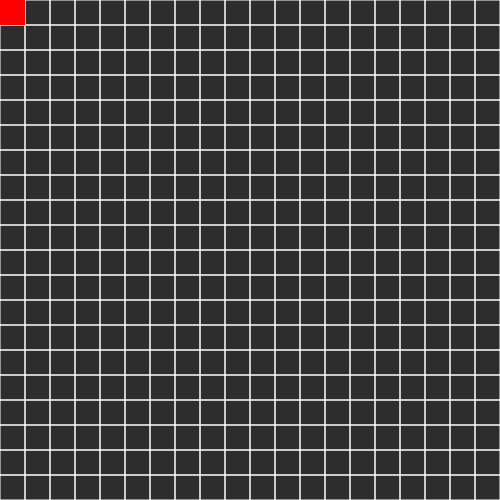
Frame 1 (no input)
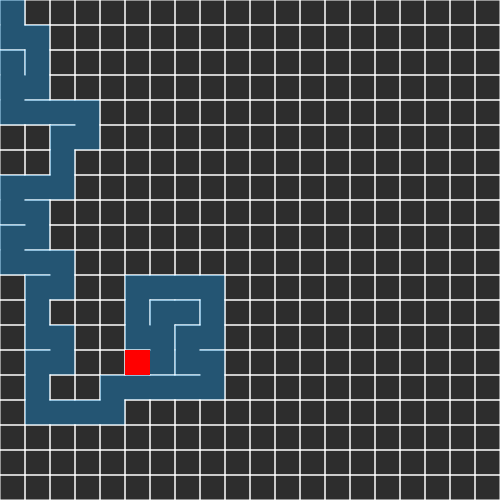
Frame 60 (no input)
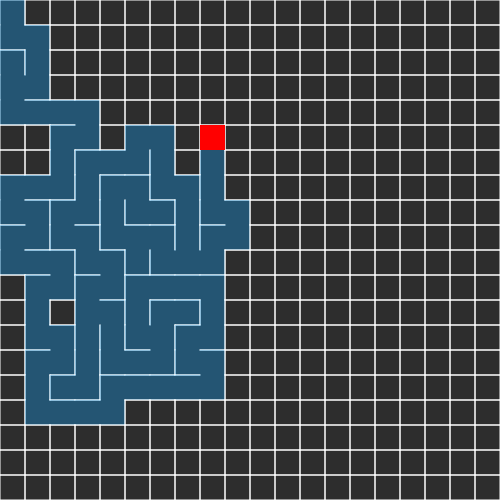
Frame 120 (the mouse pressed at the canvas centre since frame 60)

The p5.js sketch that drew these frames (run headless with seeded random() and noise() and a simulated clock; from frame 60 on, the mouse is pressed at the canvas centre):

// p5.js sketch
// ── sketch.js
var cols;
var rows;
var w = 25;
var cells = [];
var current;
var stack = [];

function setup(){
  createCanvas(500,500)
  rows = floor(width/w)
  cols = floor(height/w)
  for(var j =0; j < rows; j++){
    for(var i = 0; i < cols; i++){
      var c = new Cell(i,j)
      cells.push(c)
    }
  }
  current = cells[0]

}


function draw(){
  background(45);
  for(var i =0; i < cells.length;i++){
    cells[i].show()
  }
  current.visited = true;
  current.highlight();
  //step 1
  var next = current.checkNeighbors();
  if(next){
    next.visited = true;
    //step 2
    stack.push(current);
    //step 3
    removeWalls(current,next)
    //step 4
    current = next;
  } else if (stack.length > 0){
    current = stack.pop();
  }
  
  
} 

function index(i,j){
  if(i < 0 || j < 0 || i > cols-1 || j > rows - 1){
    return -1;
  }
  return i + j*cols;
}

function Cell(i,j) {
  this.i = i;
  this.j = j;
  this.walls = [true,true,true,true];
  this.visited = false;
  
  this.highlight = function() {
    var x = this.i*w;
    var y = this.j*w;
    noStroke();
    fill('red');
    rect(x,y,w,w);
  }

  this.checkNeighbors = function() {
    var neighbors = [];
    
    var top = cells[index(i,j-1)];
    var right = cells[index(i+1,j)];
    var bottom = cells[index(i,j+1)];
    var left = cells[index(i-1,j)];

    if(top && !top.visited){
      neighbors.push(top);
    }
    if(right && !right.visited){
      neighbors.push(right);
    }
    if(bottom && !bottom.visited){
      neighbors.push(bottom);
    }
    if(left && !left.visited){
      neighbors.push(left);
    }
    
    if(neighbors.length > 0){
      var r = floor(random(0,neighbors.length))
      return neighbors[r];
    } else {
      return undefined;
    }
  }

  this.show = function() {
    var x = this.i*w;
    var y = this.j*w;
    stroke(255)
    
    
 
    if(this.walls[0]){
      line(x,y,x+w,y);
    }
    if(this.walls[1]){
      line(x+w,y,x+w,y+w);
    }
    if(this.walls[2]){
      line(x+w,y+w,x,y+w);
    }
    if(this.walls[3]){
      line(x,y+w,x,y)
    }
    
    if(this.visited){
      noStroke();
      fill(18, 164, 255,85);
      rect(x,y,w,w);
    }    
  }
}

function removeWalls(a,b){
  var x = a.i - b.i
  

  if(x === 1){
    //a is right, b is left
    a.walls[3] = false;
    b.walls[1] = false;
  } else if (x === -1){
    a.walls[1] = false;
    b.walls[3] = false;
  }

  var y = a.j - b.j
  if(y === 1){
    //a is right, b is left
    a.walls[0] = false;
    b.walls[2] = false;
  } else if (y === -1){
    a.walls[2] = false;
    b.walls[0] = false;
  }

}
